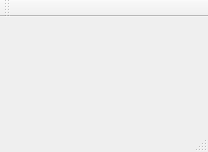
<?xml version="1.0" encoding="UTF-8"?>
<ui version="4.0">
 <class>MainWindow</class>
 <widget class="QMainWindow" name="MainWindow">
  <property name="geometry">
   <rect>
    <x>0</x>
    <y>0</y>
    <width>208</width>
    <height>152</height>
   </rect>
  </property>
  <property name="windowTitle">
   <string>TicTacToe</string>
  </property>
  <widget class="QWidget" name="centralWidget"/>
  <widget class="QMenuBar" name="menuBar">
   <property name="geometry">
    <rect>
     <x>0</x>
     <y>0</y>
     <width>208</width>
     <height>20</height>
    </rect>
   </property>
  </widget>
  <widget class="QToolBar" name="mainToolBar">
   <attribute name="toolBarArea">
    <enum>TopToolBarArea</enum>
   </attribute>
   <attribute name="toolBarBreak">
    <bool>false</bool>
   </attribute>
  </widget>
  <widget class="QStatusBar" name="statusBar"/>
 </widget>
 <layoutdefault spacing="6" margin="11"/>
 <resources/>
 <connections/>
</ui>
